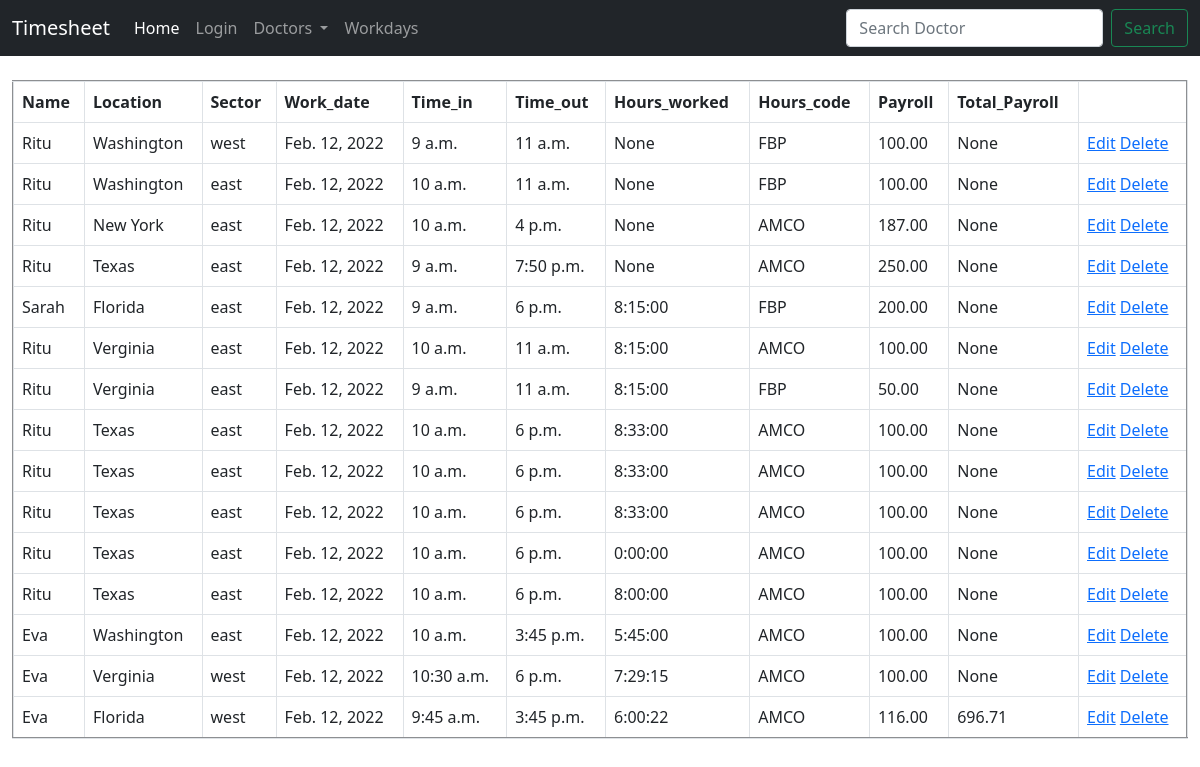
The app's page /workday/workdaylist, older data.
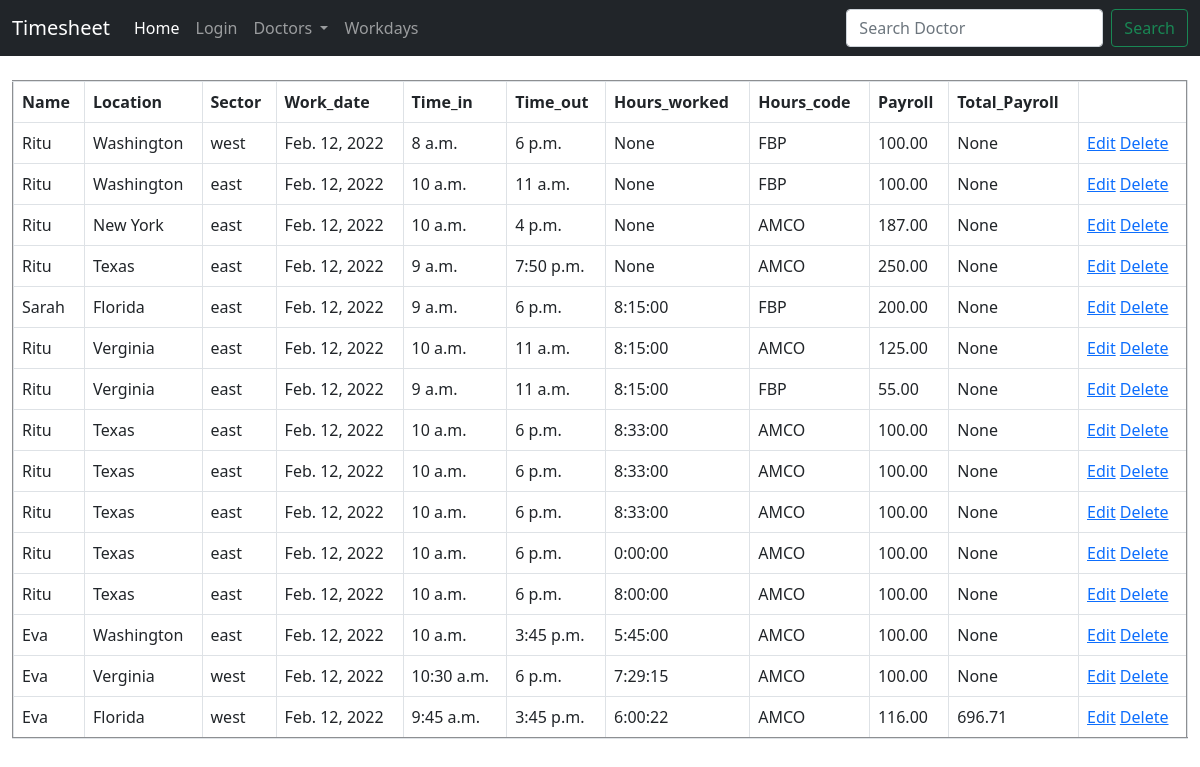
The same page, newer data.
### workdaymanagement/models.py (models this page shows, shortened)
class Workday(models.Model):
     id=models.AutoField(primary_key=True)
     docid=models.IntegerField()
     doctor=models.CharField(max_length=20)
     location=models.ForeignKey(Location,on_delete=models.CASCADE,blank=True)
     sector=models.CharField(max_length=7,blank=True)
     work_date=models.DateField(default=date.today,blank=True)
     time_in=models.TimeField()
     time_out=models.TimeField()
     hours_worked=models.DurationField(blank=True,null=True)
     hours_code=models.ForeignKey(Payroll,on_delete=models.CASCADE)
     payroll=models.DecimalField(max_digits=5, decimal_places=2)
     total_payroll=models.DecimalField(max_digits=5, decimal_places=2,null=True,blank=True)

class Location(models.Model):
    location=models.CharField(max_length=20)
    def __str__(self):
         return self.location

class Payroll(models.Model):
     name=models.CharField(max_length=10)
     def __str__(self):
          return self.name

### workdaymanagement/views.py (the view)
class GetList(ListView):
     model=Workday
     template_name = 'workday/workday_list.html'

### templates/workday/workday_list.html
{% extends 'base.html' %}
{% block content %}
<div class="container-fluid">
<table class="table table-bordered mt-4" border="2">
  <thead>
    <tr>
      <th scope="col">Name</th>
      <th scope="col">Location</th>
      <th scope="col">Sector</th>
      <th scope="col">Work_date</th>
      <th scope="col">Time_in</th>
      <th scope="col">Time_out</th>
      <th scope="col">Hours_worked</th>
      <th scope="col">Hours_code</th>
      <th scope="col">Payroll</th>
      <th scope="col">Total_Payroll</th>
    </tr>
  </thead>
  <tbody>
  {% for wd in object_list %}
    <tr>
      <td>{{wd.doctor}}</td>
      <td>{{wd.location}}</td>
      <td>{{wd.sector}}</td>
      <td>{{wd.work_date}}</td>
      <td>{{wd.time_in}}</td>
      <td>{{wd.time_out}}</td>
      <td>{{wd.hours_worked}}</td>
      <td>{{wd.hours_code}}</td>
      <td>{{wd.payroll}}</td>
      <td>{{wd.total_payroll}}</td>
      <td><a href="{% url 'Workday:workday_edit' wd.id %}">Edit</a>
      <a href="{% url 'Workday:workday_delete' wd.id %}">Delete</a></td>
    </tr>
  {% endfor %}
  </tbody>
</table>
</div>
{% endblock %}

Row changes from the older to the newer data that the page shows:
changed Workday (number 1 of 15 on the later page): time_in "9 a.m." → "8 a.m."; time_out "11 a.m." → "6 p.m."
changed Workday (number 6 of 15 on the later page): payroll "100.00" → "125.00"
changed Workday (number 7 of 15 on the later page): payroll "50.00" → "55.00"
